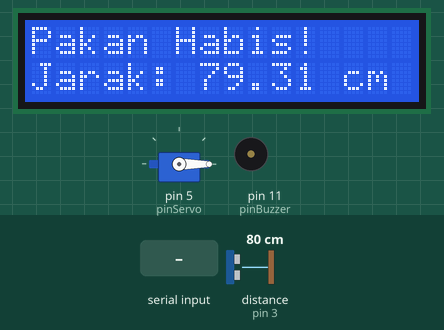
Bench run of a sketch on a simulated Arduino Uno, built with avr-gcc and run on an emulated ATmega328P. On the bench: servo, 16×2 character LCD, buzzer (waves = sounding, pin HIGH). Wiring (inferred from the names in the program): ultrasonic range finder: trigger pin 2; echo pin 3. The test bench sets the inputs (shaded band); at power-on: distance to the obstacle (sensor on pin 3) 80 cm. The echo pulse lasts 58.3 µs per cm; pins used as bus, display or sensor lines are not drawn; what the sketch prints to the serial monitor is not drawn.

Above: at 3.2 s.
3.3 s: "1\n" received over Serial
At 8.6 s:
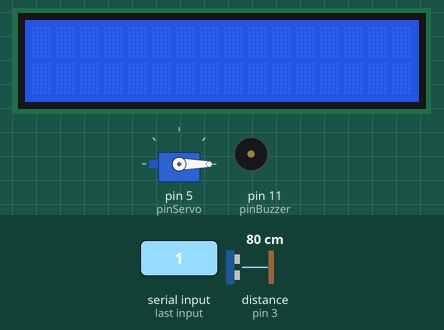
9.9 s: distance to the obstacle (sensor on pin 3) set to 17 cm
At 10.7 s:
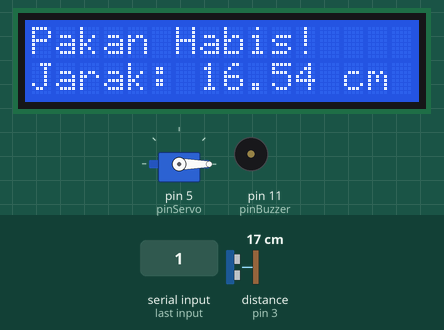
14.0 s: distance to the obstacle (sensor on pin 3) set to 14 cm
At 15.5 s:
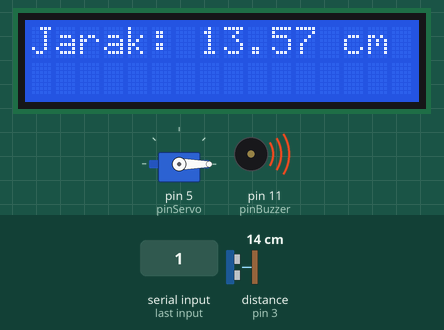
18.1 s: "1\n" received over Serial
At 19.2 s:
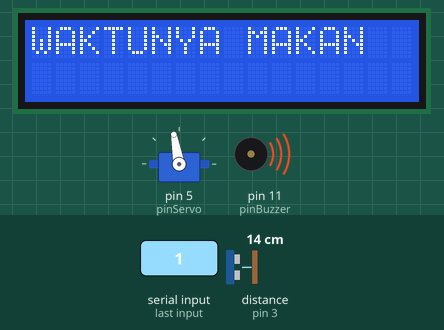
19.8 s: distance to the obstacle (sensor on pin 3) set to 250 cm
At 24.18 s:
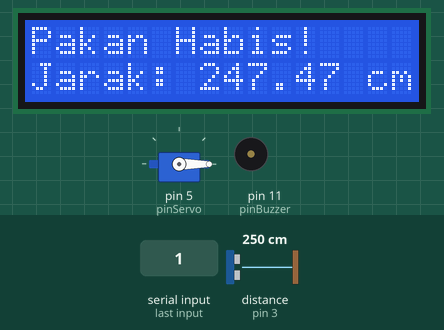
Timing chart, 0 to 24.4 s (numbered marks = the images above; inputs shaded):
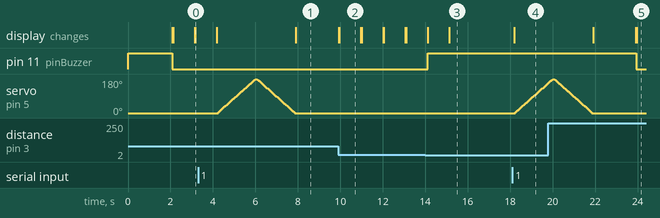

Measured:
- the behaviour switches between 16 and 15 cm on distance to the obstacle (sensor on pin 3) (found by bisection; images 2 and 3)
- after the input at 3.3 s, servo on pin 5 (pinServo): rises from 0° to 180° in 1.8 s, then falls to 0° in 1.9 s; the display: first changes after 0.89 s (image 1 shows a later state)
- after the input at 14.0 s, pin 11 (pinBuzzer): LOW → HIGH after 0.12 s
- after the input at 18.1 s, servo on pin 5 (pinServo): moves from 0° to 160° over 1.6 s, starting after 0.15 s; the display: changes after 0.10 s (image 4)
- after the input at 19.8 s, pin 11 (pinBuzzer): HIGH → LOW after 4.1 s; the display: first differs from a run without the input after 4.2 s (image 5)
- what the display in image 2 shows lasts 1.0 s, from 10.0 s to 11.0 s

The sketch:

sketch_aug2a.ino
```cpp
#include <Servo.h>
#include <LiquidCrystal_I2C.h>
#include <Wire.h>

LiquidCrystal_I2C lcd(0x27, 16, 2);  // Alamat I2C mungkin perlu disesuaikan (0x27 atau 0x3F)
Servo myservo;

const int pinTrig = 2;    // Pin trigger sensor ultrasonik
const int pinEcho = 3;    // Pin echo sensor ultrasonik
const int pinBuzzer = 11; // Pin buzzer
const int pinServo = 5;   // Pin servo

int StatusPakan = 0;
float jarak = 0;

void setup() {
  Serial.begin(9600);  // Komunikasi UART dengan ESP32

  myservo.attach(pinServo);
  myservo.write(0);

  pinMode(pinTrig, OUTPUT);
  pinMode(pinEcho, INPUT);
  pinMode(pinBuzzer, OUTPUT);
  digitalWrite(pinBuzzer, HIGH);  // Matikan buzzer pada awalnya

  Wire.begin();
  lcd.init();
  lcd.backlight();
  lcd.setCursor(3, 0);
  lcd.print("PAKAB IKAN OTOMATIS");
  delay(2000);
  lcd.clear();

  Serial.println("System initialized");
}

void loop() {
  cekLevelPakan();

  if (Serial.available()) {
    String input = Serial.readStringUntil('\n');
    input.trim();
    StatusPakan = input.toInt();
    Serial.println("Diterima: " + String(StatusPakan));
  }

  if (StatusPakan == 1) {
    lcd.clear();
    lcd.setCursor(0, 0);
    lcd.print("WAKTUNYA MAKAN");
    Serial.println("MAKAN CUY..!!!");
    BeriPakan();
    lcd.clear();

    StatusPakan = 0;
    Serial.println("0");  // Kirim kembali ke ESP32
    delay(2000);
  }

  // Tampilkan jarak pada LCD
  lcd.clear();
  lcd.setCursor(0, 0);
  lcd.print("Jarak: ");
  lcd.print(jarak);
  lcd.print(" cm");
}

void BeriPakan() {
  for (int posisi = 0; posisi <= 180; posisi += 5) {
    myservo.write(posisi);
    delay(50);
  }

  for (int posisi = 180; posisi >= 0; posisi -= 5) {
    myservo.write(posisi);
    delay(50);
  }

  Serial.print("0");
}

void cekLevelPakan() {
  // Picu sensor ultrasonik
  digitalWrite(pinTrig, LOW);
  delayMicroseconds(2);
  digitalWrite(pinTrig, HIGH);
  delayMicroseconds(10);
  digitalWrite(pinTrig, LOW);

  // Ukur waktu echo
  long durasi = pulseIn(pinEcho, HIGH);

  // Hitung jarak dalam cm
  jarak = durasi * 0.034 / 2;

  // Cek jika jarak lebih dari 15 cm
  if (jarak > 15) {
    // Aktifkan buzzer
    digitalWrite(pinBuzzer, LOW);

    // Tampilkan peringatan di LCD
    lcd.clear();
    lcd.setCursor(0, 0);
    lcd.print("Pakan Habis!");
    lcd.setCursor(0, 1);
    lcd.print("Jarak: ");
    lcd.print(jarak);
    lcd.print(" cm");

    // Kirim peringatan ke ESP32
    Serial.println("PERINGATAN:PakanRendah");
  } else {
    // Matikan buzzer
    digitalWrite(pinBuzzer, HIGH);
  }

  // Kirim jarak ke ESP32 untuk pemantauan
  Serial.print("Jarak:");
  Serial.println(jarak);

  delay(1000); // Cek setiap detik
}
```
